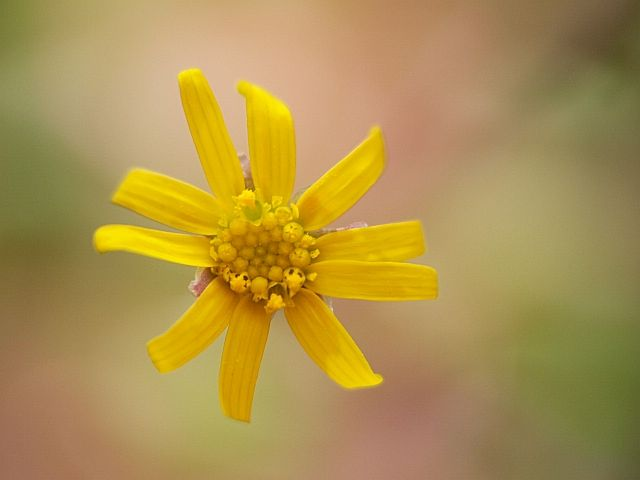
#> input picture datas/f1.jpg, 640 x 480 px
$ jupyter execute --allow-errors '05-PyCUDA与图像处理-图像相加.ipynb'   (shell and % lines are left out)
#> lines starting #> are read from the running program, lines starting #| are printed output that depends on the picture
# PyCUDA与图像处理-图像相加

[cell 1]
import pycuda.autoinit
import pycuda.driver as drv
import numpy as np
from pycuda.compiler import SourceModule
import string
import cv2
import matplotlib.pyplot as plt
from matplotlib import  animation

[cell 2]
def load_kernel_from_file(fname,kname):
    sources = None
    kernel = None
    with open(fname,encoding='utf-8') as f:
        sources = f.read() # 通过str函数转换为unicode编码
        sm = SourceModule(str(sources))
        kernel = sm.get_function(kname)
    return kernel

def load_kernel_from_string(sources,kname):
    sm = SourceModule(str(sources))
    kernel = sm.get_function(kname)
    return kernel

#> (a cell that did not finish here is left out)

[cell 4]
src1 = cv2.imread('../../datas/f1.jpg',0)
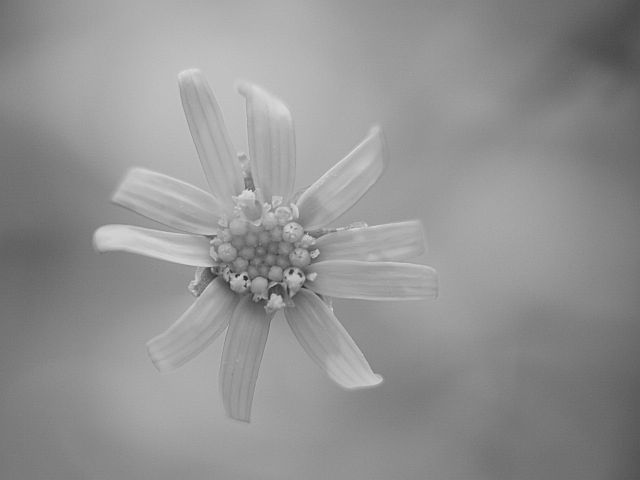
#> src1: shape (480, 640); min 34, max 226, mean 146.3
src2 = cv2.imread('../../datas/f2.jpg',0)
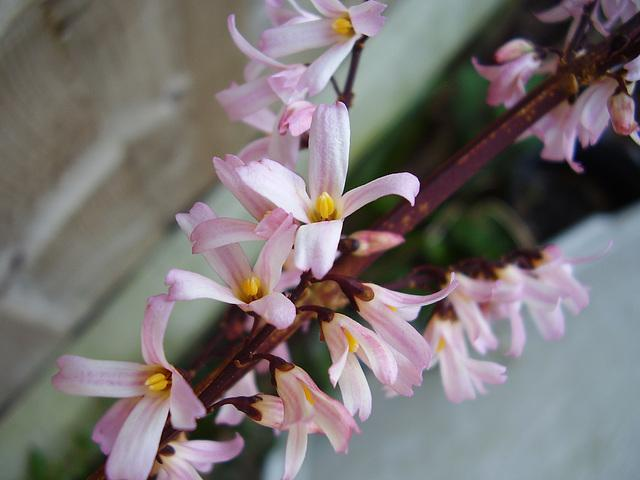
#> input picture python-code/opengl-learning/resources/images/f2.jpg, 640 x 480 px, found by its file name
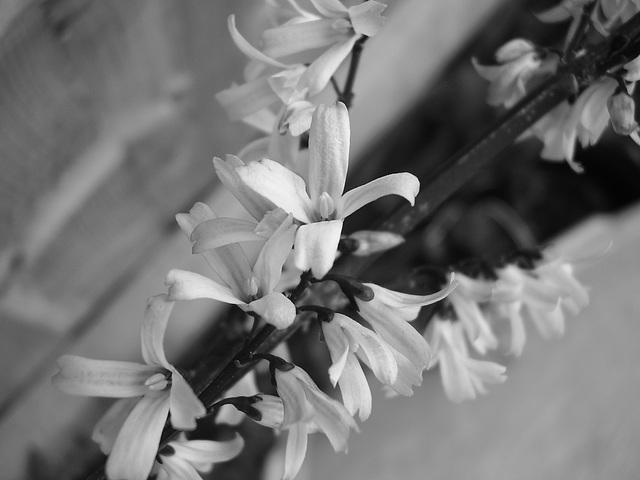
#> src2: shape (480, 640); min 0, max 254, mean 116.2
rgb1 = cv2.cvtColor(cv2.imread('../../datas/f1.jpg'),cv2.COLOR_BGR2RGB)
rgb2 = cv2.cvtColor(cv2.imread('../../datas/f2.jpg'),cv2.COLOR_BGR2RGB)

## 图像数据一维索引第一种方法

[cell 5]
dst_add_1 = np.zeros_like(src1).astype(np.int32)
dst_add_2 = np.zeros_like(dst_add_1)

[cell 6]
rows,cols = src1.shape
#> rows = 480; cols = 640
length = rows * cols
#> length = 307200
block_add_1 = (32,32,1)
grid_add_1 = (1 + int(length / (block_add_1[0] * block_add_1[1] + 1)),1, 1)
#> grid_add_1 = (300, 1, 1)

#> (a cell that did not finish here is left out)

[cell 8]
dst_add_1[dst_add_1 > 255] = 255
dst_add_1 = dst_add_1.astype(np.uint8)

[cell 9]
plt.subplot(131)
plt.imshow(src1,'gray')
plt.title('SRC1')
plt.subplot(132)
plt.imshow(src2,'gray')
plt.title('SRC2')
plt.subplot(133)
plt.imshow(dst_add_1,'gray')
plt.title('SRC2')
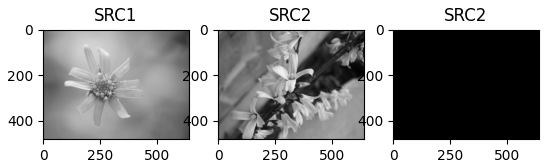
#> figure drawn by matplotlib, 3 panels

## 图像数据一维索引第二种方法

[cell 10]
block_add_2 = (32,32,1)
grid_add_2 = (int(cols / block_add_2[0]),int(rows / block_add_2[1]), 1)
#> grid_add_2 = (20, 15, 1)

#> (a cell that did not finish here is left out)

[cell 12]
plt.subplot(131)
plt.imshow(src1,'gray')
plt.title('SRC1')
plt.subplot(132)
plt.imshow(src2,'gray')
plt.title('SRC2')
plt.subplot(133)
plt.imshow(dst_add_2,'gray')
plt.title('SRC1+SRC1')

# 灰度图像带权重相加

[cell 13]
dst_add_weighted = np.zeros(src1.shape,dtype=np.float32)
alpha = 0.65
beta = 1.0 - alpha

#> (a cell that did not finish here is left out)

[cell 15]
dst_add_weighted[dst_add_weighted < 0] = 0
dst_add_weighted[dst_add_weighted > 255] = 255
dst_add_weighted = dst_add_weighted.astype(np.uint8)

[cell 16]
plt.subplot(131)
plt.imshow(src1,'gray')
plt.title('SRC1')
plt.subplot(132)
plt.imshow(src2,'gray')
plt.title('SRC2')
plt.subplot(133)
plt.imshow(dst_add_weighted,'gray')
plt.title('0.55 * SRC1 + 0.45 * SRC2')
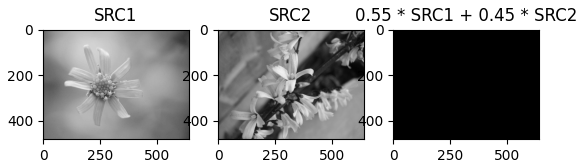
#> figure drawn by matplotlib, 3 panels

[cell 17]
dst_rgb = np.zeros_like(rgb1).astype(np.int32)

#> (a cell that did not finish here is left out)

[cell 19]
dst_rgb[dst_rgb < 0] = 0
dst_rgb[dst_rgb > 255] = 255
dst_rgb = dst_rgb.astype(np.uint8)

[cell 20]
plt.subplot(131)
plt.imshow(rgb1)
plt.title('SRC1')
plt.subplot(132)
plt.imshow(rgb2)
plt.title('SRC2')
plt.subplot(133)
plt.imshow(dst_rgb)
plt.title('SRC1 + SRC2')
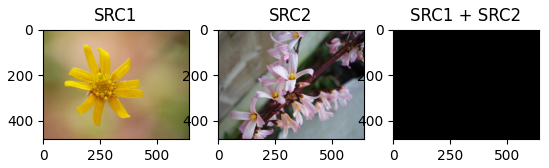
#> figure drawn by matplotlib, 3 panels

[cell 21]
dst_rgb_weighted = np.zeros_like(rgb1).astype(np.float32)
alpha = 0.65
beta = 1.0 - alpha

#> (a cell that did not finish here is left out)

[cell 23]
dst_rgb_weighted[dst_rgb_weighted < 0] = 0
dst_rgb_weighted[dst_rgb_weighted > 255] = 255
dst_rgb_weighted = dst_rgb_weighted.astype(np.uint8)

[cell 24]
plt.subplot(131)
plt.imshow(rgb1)
plt.title('SRC1')
plt.subplot(132)
plt.imshow(rgb2)
plt.title('SRC2')
plt.subplot(133)
plt.imshow(dst_rgb_weighted)
plt.title('0.65 * SRC1 + 0.35 * SRC2')
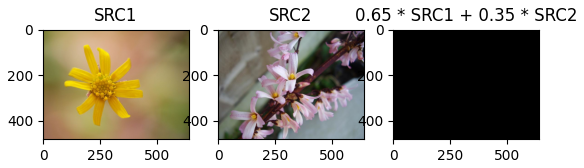
#> figure drawn by matplotlib, 3 panels
